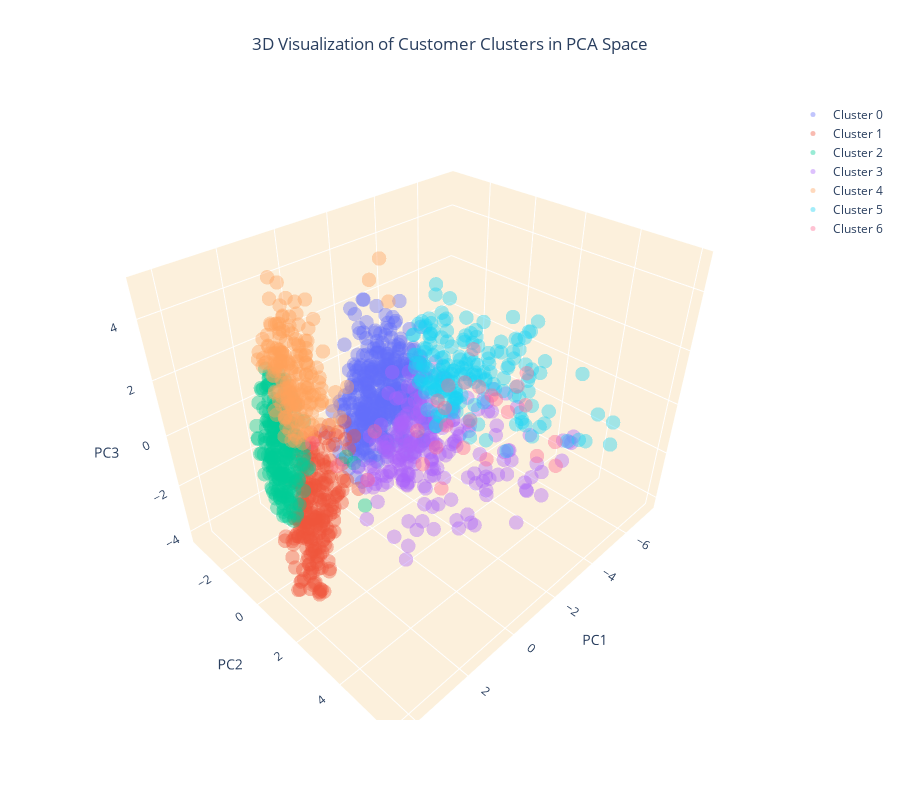

Notebook code cell kept with this figure:
### Code cell
colors = ['#636EFA', '#EF553B', '#00CC96', '#AB63FA', '#FFA15A', '#19D3F3', '#FF6692']

fig = go.Figure()

for i in range(7):
    cluster_data = customer_data_pca[customer_data_pca['cluster'] == i]
    fig.add_trace(go.Scatter3d(
        x=cluster_data['PC1'], 
        y=cluster_data['PC2'], 
        z=cluster_data['PC3'],
        mode='markers',
        marker=dict(color=colors[i], size=5, opacity=0.4),
        name=f'Cluster {i}'
    ))

fig.update_layout(
    title=dict(text='3D Visualization of Customer Clusters in PCA Space', x=0.5),
    scene=dict(
        xaxis=dict(backgroundcolor="#fcf0dc", gridcolor='white', title='PC1'),
        yaxis=dict(backgroundcolor="#fcf0dc", gridcolor='white', title='PC2'),
        zaxis=dict(backgroundcolor="#fcf0dc", gridcolor='white', title='PC3'),
    ),
    width=900,
    height=800
)

fig.show()

### Figure 1 — Plotly figure (JSON) as saved in the notebook; plotly's stock layout.template omitted (floating-point values rounded to 4 significant figures; data arrays with more than 128 entries replaced by an {"elided": "..."} marker saying what was removed)
{"data": [{"marker": {"color": "#636EFA", "opacity": 0.4, "size": 5}, "mode": "markers", "name": "Cluster 0", "type": "scatter3d", "x": {"elided": "393 float values"}, "y": {"elided": "393 float values"}, "z": {"elided": "393 float values"}}, {"marker": {"color": "#EF553B", "opacity": 0.4, "size": 5}, "mode": "markers", "name": "Cluster 1", "type": "scatter3d", "x": {"elided": "240 float values"}, "y": {"elided": "240 float values"}, "z": {"elided": "240 float values"}}, {"marker": {"color": "#00CC96", "opacity": 0.4, "size": 5}, "mode": "markers", "name": "Cluster 2", "type": "scatter3d", "x": {"elided": "237 float values"}, "y": {"elided": "237 float values"}, "z": {"elided": "237 float values"}}, {"marker": {"color": "#AB63FA", "opacity": 0.4, "size": 5}, "mode": "markers", "name": "Cluster 3", "type": "scatter3d", "x": {"elided": "214 float values"}, "y": {"elided": "214 float values"}, "z": {"elided": "214 float values"}}, {"marker": {"color": "#FFA15A", "opacity": 0.4, "size": 5}, "mode": "markers", "name": "Cluster 4", "type": "scatter3d", "x": {"elided": "189 float values"}, "y": {"elided": "189 float values"}, "z": {"elided": "189 float values"}}, {"marker": {"color": "#19D3F3", "opacity": 0.4, "size": 5}, "mode": "markers", "name": "Cluster 5", "type": "scatter3d", "x": {"elided": "185 float values"}, "y": {"elided": "185 float values"}, "z": {"elided": "185 float values"}}, {"marker": {"color": "#FF6692", "opacity": 0.4, "size": 5}, "mode": "markers", "name": "Cluster 6", "type": "scatter3d", "x": [-3.667, -4.145, -5.669, -2.067, -2.044, -6.139, -5.55, 0.7899, -4.301, -7.384, -4.425, 1.308, -6.347, -5.096, -5.11, -5.865, -4.522, -2.123, -5.316, -5.373, -2.936, -5.447, -4.813, 0.4525, -5.012, -3.699, -2.347], "y": [1.894, -0.938, -0.3048, 0.1436, -2.062, -0.06996, 1.954, -1.901, 2.473, 0.5389, 0.1337, 0.09174, -0.01925, 3.765, -0.5109, 3.13, -0.7771, 1.428, -0.3355, 2.773, 0.4567, -0.4763, -1.214, 0.4666, 1.626, -0.5653, 0.1081], "z": [-2.457, -1.619, -1.426, -1.308, -2.492, -1.929, -1.087, -1.389, 0.5274, -1.232, -3.354, -0.8938, -2.185, -2.483, -1.085, -2.228, -1.063, -0.4392, 0.3039, -2.781, -4.216, -2.944, -2.412, -1.757, -1.268, -3.316, -2.938]}], "layout": {"height": 800, "scene": {"xaxis": {"backgroundcolor": "#fcf0dc", "gridcolor": "white", "title": {"text": "PC1"}}, "yaxis": {"backgroundcolor": "#fcf0dc", "gridcolor": "white", "title": {"text": "PC2"}}, "zaxis": {"backgroundcolor": "#fcf0dc", "gridcolor": "white", "title": {"text": "PC3"}}}, "title": {"text": "3D Visualization of Customer Clusters in PCA Space", "x": 0.5}, "width": 900}}
